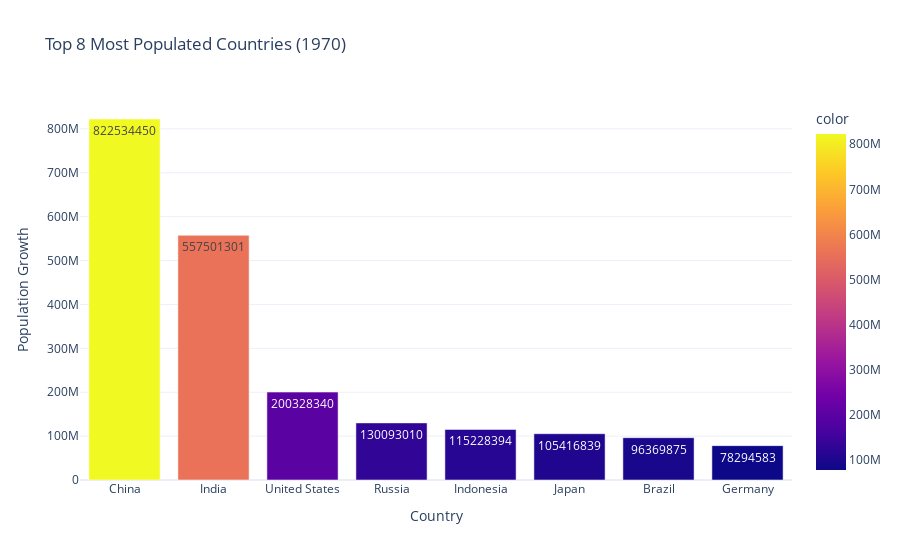

The notebook cell saved with this chart:
### Code cell
top_8_populated_countries_1970 = df.groupby('Country/Territory')['1970 Population'].sum().sort_values(ascending=False).head(8)
top_8_populated_countries_2022 = df.groupby('Country/Territory')['2022 Population'].sum().sort_values(ascending=False).head(8)

features = {'top_8_populated_countries_1970': top_8_populated_countries_1970, 'top_8_populated_countries_2022': top_8_populated_countries_2022}

for feature_name, feature_data in features.items():
    # Indented block of code within the for loop
    year = feature_name.split('_')[-1] # Extract the year from the feature name
    fig = px.bar(x=feature_data.index,
    y=feature_data.values,
    text=feature_data.values,
    color=feature_data.values,
    title=f'Top 8 Most Populated Countries ({year})',
    template='plotly_white')
    fig.update_layout(xaxis_title='Country',
    yaxis_title='Population Growth')

    fig.show()

### Figure 1 — Plotly figure (JSON) as saved in the notebook; plotly's stock layout.template omitted (floating-point values rounded to 4 significant figures)
{"data": [{"alignmentgroup": "True", "hovertemplate": "x=%{x}<br>y=%{y}<br>text=%{text}<br>color=%{marker.color}<extra></extra>", "legendgroup": "", "marker": {"color": [822534450, 557501301, 200328340, 130093010, 115228394, 105416839, 96369875, 78294583], "coloraxis": "coloraxis", "pattern": {"shape": ""}}, "name": "", "offsetgroup": "", "orientation": "v", "showlegend": false, "text": [822534450, 557501301, 200328340, 130093010, 115228394, 105416839, 96369875, 78294583], "textposition": "auto", "type": "bar", "x": ["China", "India", "United States", "Russia", "Indonesia", "Japan", "Brazil", "Germany"], "xaxis": "x", "y": [822534450, 557501301, 200328340, 130093010, 115228394, 105416839, 96369875, 78294583], "yaxis": "y"}], "layout": {"barmode": "relative", "coloraxis": {"colorbar": {"title": {"text": "color"}}, "colorscale": [[0, "#0d0887"], [0.1111, "#46039f"], [0.2222, "#7201a8"], [0.3333, "#9c179e"], [0.4444, "#bd3786"], [0.5556, "#d8576b"], [0.6667, "#ed7953"], [0.7778, "#fb9f3a"], [0.8889, "#fdca26"], [1, "#f0f921"]]}, "legend": {"tracegroupgap": 0}, "title": {"text": "Top 8 Most Populated Countries (1970)"}, "xaxis": {"anchor": "y", "domain": [0, 1], "title": {"text": "Country"}}, "yaxis": {"anchor": "x", "domain": [0, 1], "title": {"text": "Population Growth"}}}}
